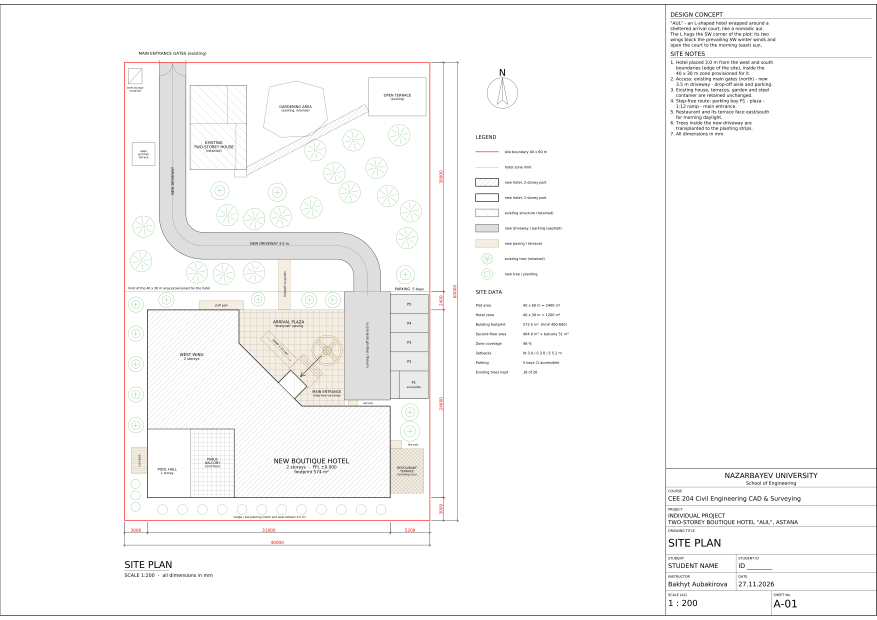
#> input picture boutique-hotel/output/A-01_SITE_PLAN.png, 3507 x 2480 px (shown at 1/4 size); its folder holds 4 pictures in this run
$ python report_figures.py
#> lines starting #> are read from the running program, lines starting #| are printed output that depends on the picture
#!/usr/bin/env python3
"""Crop the rendered sheets into report figures: output/report_figures/*.png + figures.json"""
import json
import os

from PIL import Image

Image.MAX_IMAGE_PIXELS = None
HERE = os.path.dirname(os.path.abspath(__file__))
OUT = os.path.join(HERE, "output")
FIG = os.path.join(OUT, "report_figures")
CROPS = {
    "site": ("A-01_SITE_PLAN", (0.125, 0.06, 0.675, 0.95)),
    "gf": ("A-02_FIRST_FLOOR", (0.03, 0.055, 0.74, 0.93)),
    "ff": ("A-03_SECOND_FLOOR", (0.03, 0.055, 0.74, 0.93)),
    "fnd": ("S-01_FOUNDATION", (0.03, 0.055, 0.74, 0.93)),
    "fnd_detail": ("S-01_FOUNDATION", (0.765, 0.27, 0.995, 0.70)),
    "el_n": ("A-04_ELEVATIONS_N-S", (0.03, 0.15, 0.74, 0.455)),
    "el_s": ("A-04_ELEVATIONS_N-S", (0.03, 0.545, 0.74, 0.85)),
    "el_w": ("A-05_ELEVATIONS_E-W_SECTION", (0.09, 0.03, 0.68, 0.33)),
    "el_e": ("A-05_ELEVATIONS_E-W_SECTION", (0.09, 0.325, 0.68, 0.62)),
    "sec": ("A-05_ELEVATIONS_E-W_SECTION", (0.09, 0.61, 0.68, 0.975)),
}


def main():
    os.makedirs(FIG, exist_ok=True)
    meta = {}
    for key, (sheet, (a, b, c, e)) in CROPS.items():
        im = Image.open(os.path.join(OUT, sheet + ".png")).convert("RGB")
#> im is the input picture: PIL image 3507x2480 RGB; mean R, G, B 249, 248.5, 248.1
        w, h = im.size
#> w = 3507; h = 2480
        cr = im.crop((int(a * w), int(b * h), int(c * w), int(e * h)))
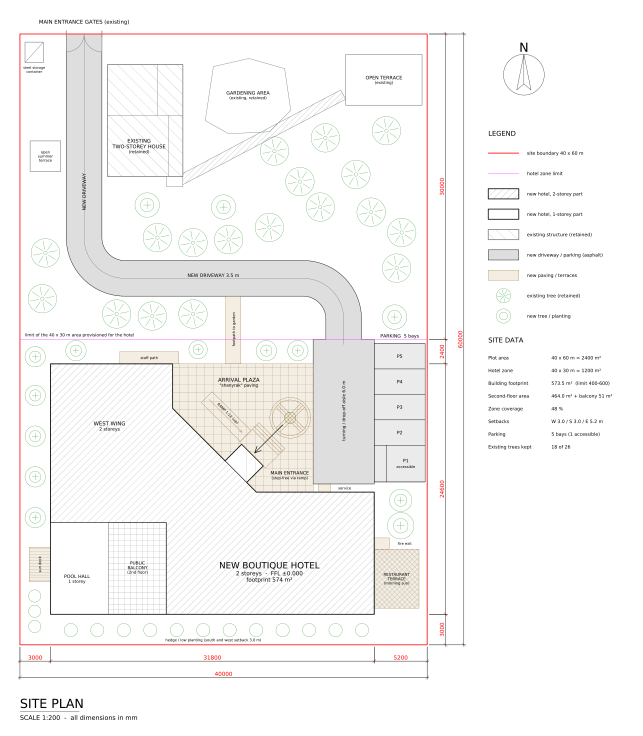
#> cr: PIL image 1929x2208 RGB (shown at 1/3 size); mean R, G, B 247.4, 246.3, 245.6
        path = os.path.join(FIG, key + ".png")
        cr.save(path, optimize=True)
        meta[key] = {"path": path, "w": cr.size[0], "h": cr.size[1]}
#> pass 2 of the loop in main, `for key, (sheet, (a, b, c, e)) in CROPS.items():`:
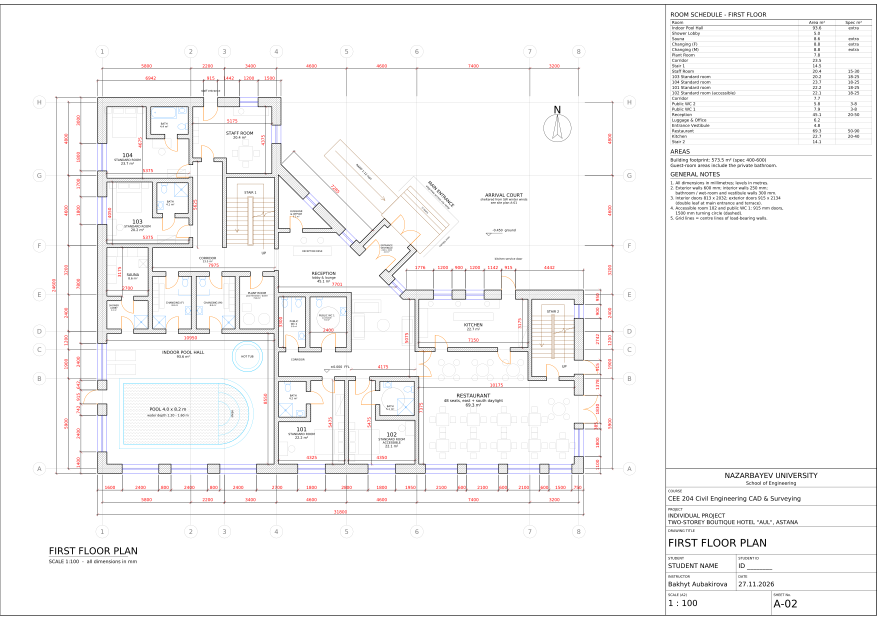
#> input picture boutique-hotel/output/A-02_FIRST_FLOOR.png, 3507 x 2480 px (shown at 1/4 size)
#> in main, im is the input picture: PIL image 3507x2480 RGB; mean R, G, B 247.2, 246.6, 246.8
#> in main, `cr = im.crop((int(a * w), int(b * h), int(c * w), int(e * h)))`:
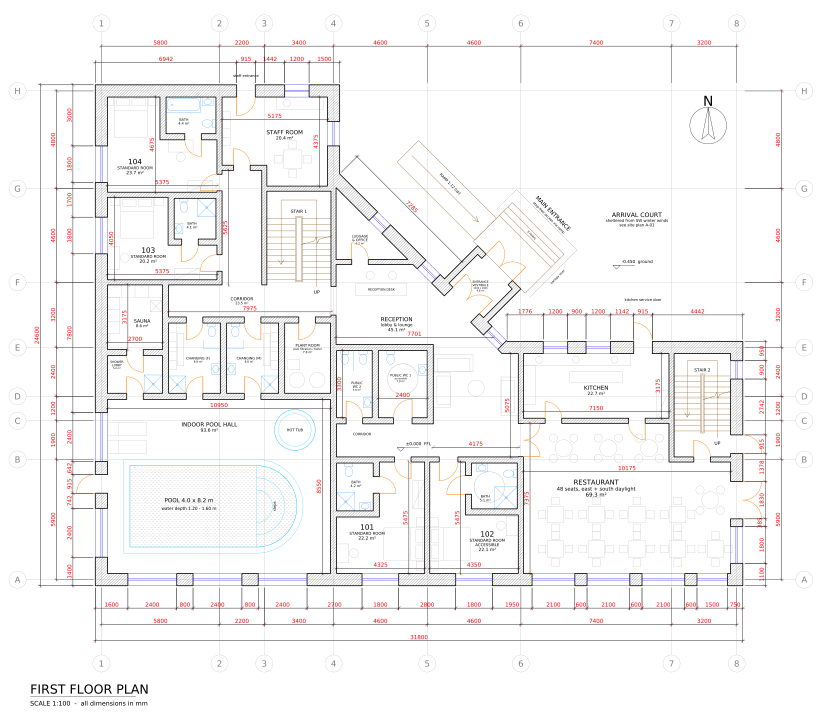
#> cr: PIL image 2490x2170 RGB (shown at 1/3 size); mean R, G, B 246.7, 245.7, 246
#> pass 3 of the loop in main, `for key, (sheet, (a, b, c, e)) in CROPS.items():`:
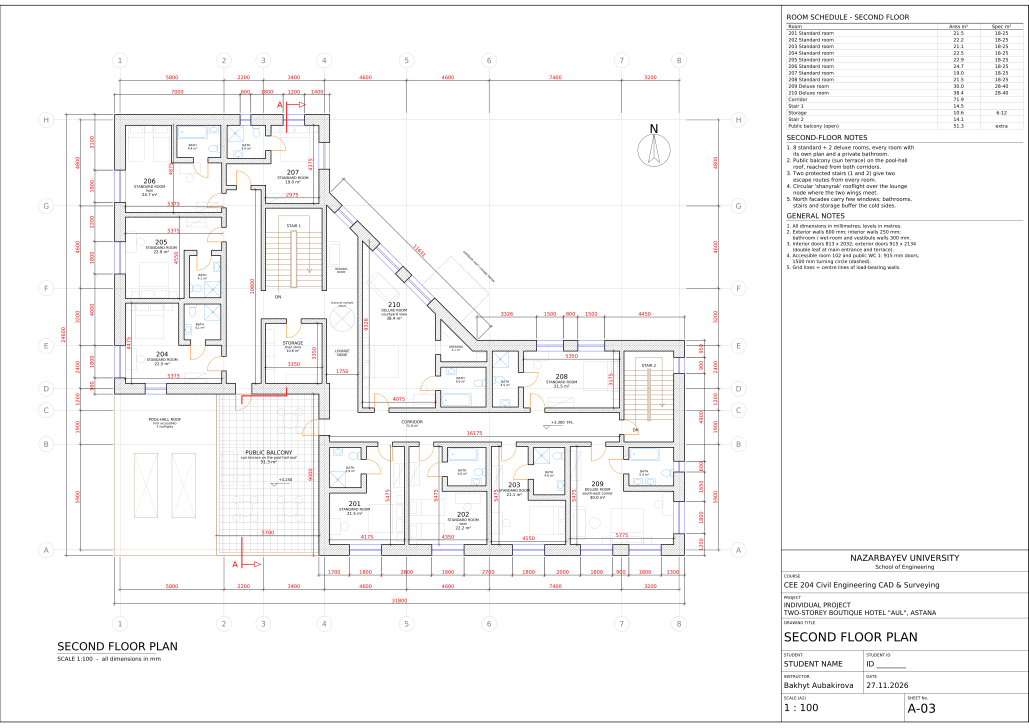
#> input picture boutique-hotel/output/A-03_SECOND_FLOOR.png, 5143 x 3637 px (shown at 1/5 size)
#> in main, im is the input picture: PIL image 5143x3637 RGB; mean R, G, B 247.1, 246.4, 246.6
#> in main, `cr = im.crop((int(a * w), int(b * h), int(c * w), int(e * h)))`:
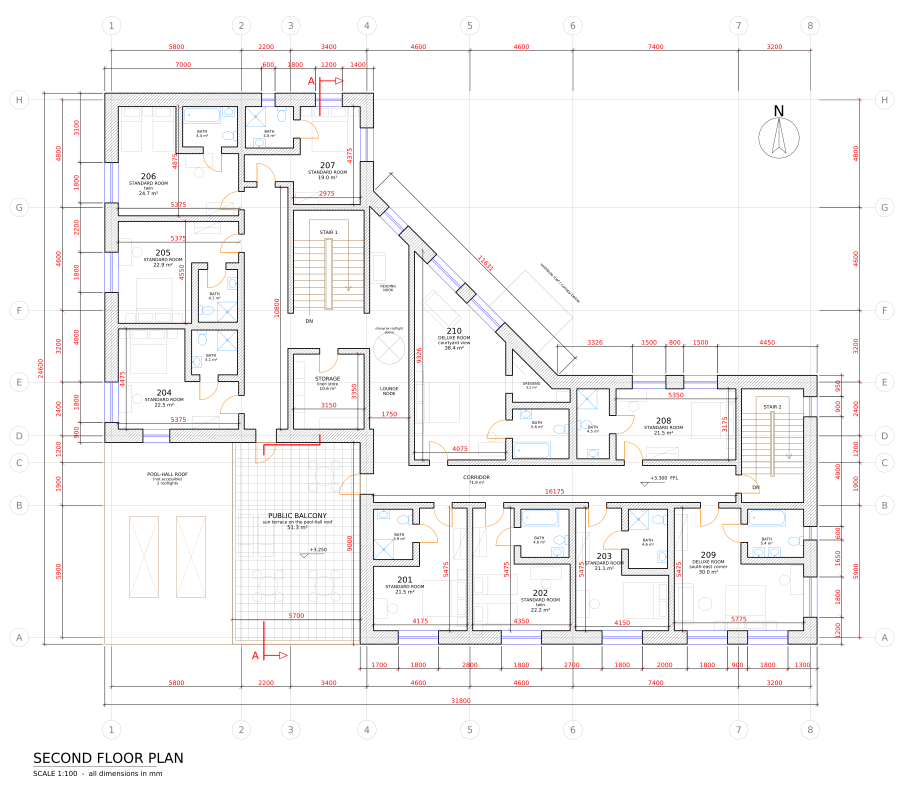
#> cr: PIL image 3651x3182 RGB (shown at 1/4 size); mean R, G, B 246.8, 245.8, 246
#> the loop made 4 passes; the first 3 are shown
    for n in ("sketch1_site", "sketch2_options", "sketch3_bubbles"):
        path = os.path.join(OUT, "sketches", n + ".png")
        im = Image.open(path)
        meta[n] = {"path": path, "w": im.size[0], "h": im.size[1]}
    with open(os.path.join(FIG, "figures.json"), "w") as f:
        json.dump(meta, f, indent=1)
    print("figures:", ", ".join(meta))


if __name__ == "__main__":
#> (the run stopped early here; a loop or call above may not have finished)
